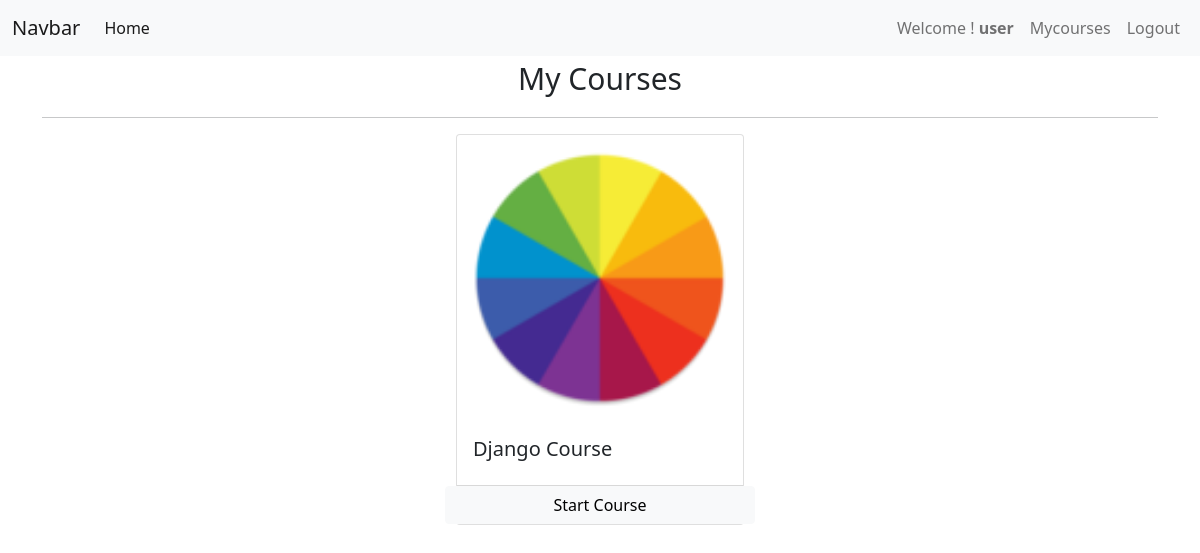
Page /my-courses (signed in) on the committed database.
### website/models/user_course.py (models this page shows, shortened)
class UserCourse(models.Model):
    user = models.ForeignKey(User,null=False,on_delete=models.CASCADE)
    course = models.ForeignKey(Course,null=False,on_delete=models.CASCADE)
    date = models.DateTimeField(auto_now_add=True)

### website/models/coursemodel.py (models this page shows, shortened)
class Course(models.Model):
    name = models.CharField(max_length=50,null=False)
    slug = models.CharField(max_length=50,null=False,unique=True)
    description = models.CharField(max_length=200,null=True)
    price=models.IntegerField(null=False)
    discount = models.IntegerField(null=False,default=0)
    active = models.BooleanField(default=False)
    thumbnail = models.ImageField(upload_to="files/thumbnail")
    date=models.DateTimeField(auto_now_add=True)
    resource=models.FileField(upload_to="files/resource")
    length=models.IntegerField(null=False)

### website/views/courses.py (the view)
# urls.py: path('my-courses',MyCoursesList.as_view(),name='my-courses'),
@method_decorator(login_required(login_url="login"),name='dispatch')
class MyCoursesList(ListView):
    template_name="courses/my_courses.html"
    context_object_name='user_courses'
    def get_queryset(self):
        return UserCourse.objects.filter(user=self.request.user)

### website/templates/courses/my_courses.html (shortened to what this page needs)
{% extends 'courses/base.html' %}
{% load course_custom_tags %}
{% block main %}
<div class="container">
    <p style="font-size: 30px;text-align:center"> My Courses</p>
    <hr>
    <div class="row">
        {% for uc in user_courses %}
         <div class="col mx-auto">
            <div class="card mx-auto" style="width: 18rem;">
                <img src="{{uc.course.thumbnail.url}}" class="img-responsivecard-img-top" alt="...">
                <div class="card-body">
                  <h5 class="card-title">{{uc.course.name}}</h5>
                </div>
                <div class="card-footer p-0">
                  <div class="row no-gutters">
                    <a href="/course/{{uc.course.slug}}" class="btn btn-light btn-block">Start Course </a>
                  </div>
                </div>
              </div>
         </div>
        {% endfor %}
    </div>
</div>
{% endblock %}

### website/templates/courses/base.html (shortened to what this page needs)
<!doctype html>
<html lang="en">
  <head>
    <link href="https://cdn.jsdelivr.net/npm/bootstrap@5.1.3/dist/css/bootstrap.min.css" rel="stylesheet">
  </head>
  <body>
    <nav class="navbar navbar-expand-lg navbar-light bg-light">
      <div class="container-fluid">
        <a class="navbar-brand" href="/">Navbar</a>
        <div class="collapse navbar-collapse" id="navbarNavAltMarkup">
          <div class="navbar-nav me-auto">
            <a class="nav-link active" aria-current="page" href="/">Home</a>
          </div>
          <div class="navbar-nav ms-auto">
            {%if request.user.is_authenticated %}
            <a class="nav-link">Welcome ! <b>{{user.username}}</b></a>
            <a class="nav-link" href="/my-courses">Mycourses</a>
            <a class="nav-link" href="/logout">Logout</a>
            {% else %}
            <a class="nav-link" href="/login">Login</a>
            <a class="nav-link" href="/signup">Signup</a>
            {% endif %}
          </div>
        </div>
      </div>
    </nav>
{% block main %}
{% endblock %}
  </body>
</html>

### rows in the picture
UserCourse: course.thumbnail (picture), course.name "Django Course"

### other values in the picture
{{ user.username }} "user"
